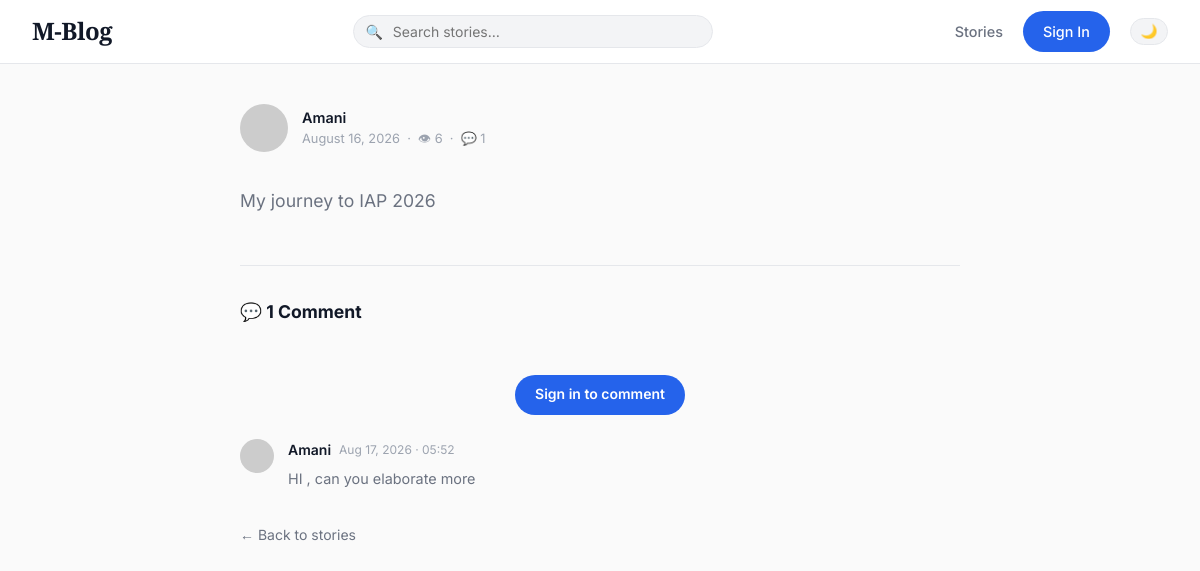
/post/1, run on the app's committed database.
### app/models.py (models this page shows, shortened)
class User(UserMixin, db.Model):
    id: so.Mapped[int] = so.mapped_column(primary_key=True)
    username: so.Mapped[str] = so.mapped_column(sa.String(64), index=True)
    email: so.Mapped[str] = so.mapped_column(sa.String(120), index=True, unique=True)
    password_hash: so.Mapped[Optional[str]] = so.mapped_column(sa.String(256))
    about_me: so.Mapped[Optional[str]] = so.mapped_column(sa.String(140))
    last_seen: so.Mapped[Optional[datetime]] = so.mapped_column(
        default=lambda: datetime.now(timezone.utc)
    )
    is_admin: so.Mapped[bool] = so.mapped_column(
        sa.Boolean, default=False, server_default=sa.text('0')
    )
    is_email_verified: so.Mapped[bool] = so.mapped_column(
        sa.Boolean, default=False, server_default=sa.text('1')
    )
    verification_token: so.Mapped[Optional[str]] = so.mapped_column(sa.String(256))
    api_key: so.Mapped[Optional[str]] = so.mapped_column(
        sa.String(64), unique=True, index=True
    )
    github_id: so.Mapped[Optional[str]] = so.mapped_column(sa.String(64))
    posts: so.WriteOnlyMapped['Post'] = so.relationship(
        'Post', back_populates='author'
    )
    comments: so.WriteOnlyMapped['Comment'] = so.relationship(
        'Comment', back_populates='author'
    )
    notifications: so.WriteOnlyMapped['Notification'] = so.relationship(
        'Notification', back_populates='user'
    )
    following: so.WriteOnlyMapped['User'] = so.relationship(
        'User', secondary=followers,
        primaryjoin=(followers.c.follower_id == id),
        secondaryjoin=(followers.c.followed_id == id),
        back_populates='followers'
    )
    followers: so.WriteOnlyMapped['User'] = so.relationship(
        'User', secondary=followers,
        primaryjoin=(followers.c.followed_id == id),
        secondaryjoin=(followers.c.follower_id == id),
        back_populates='following'
    )
    def avatar(self, size):
        digest = md5(self.email.lower().encode('utf-8')).hexdigest()
        return f'https://www.gravatar.com/avatar/{digest}?d=identicon&s={size}'

class Post(db.Model):
    id: so.Mapped[int] = so.mapped_column(primary_key=True)
    title: so.Mapped[Optional[str]] = so.mapped_column(sa.String(140))
    body: so.Mapped[str] = so.mapped_column(sa.Text)
    timestamp: so.Mapped[datetime] = so.mapped_column(
        index=True, default=lambda: datetime.now(timezone.utc)
    )
    user_id: so.Mapped[int] = so.mapped_column(sa.ForeignKey(User.id), index=True)
    view_count: so.Mapped[int] = so.mapped_column(
        sa.Integer, default=0, server_default=sa.text('0')
    )
    author: so.Mapped[User] = so.relationship('User', back_populates='posts')
    tags: so.Mapped[list['Tag']] = so.relationship(
        'Tag', secondary=post_tags, back_populates='posts'
    )
    comments: so.WriteOnlyMapped['Comment'] = so.relationship(
        'Comment', back_populates='post', cascade='all, delete-orphan'
    )

class Comment(db.Model):
    id: so.Mapped[int] = so.mapped_column(primary_key=True)
    body: so.Mapped[str] = so.mapped_column(sa.Text)
    timestamp: so.Mapped[datetime] = so.mapped_column(
        index=True, default=lambda: datetime.now(timezone.utc)
    )
    user_id: so.Mapped[int] = so.mapped_column(sa.ForeignKey(User.id), index=True)
    post_id: so.Mapped[int] = so.mapped_column(sa.ForeignKey(Post.id), index=True)
    author: so.Mapped[User] = so.relationship('User', back_populates='comments')
    post: so.Mapped[Post] = so.relationship('Post', back_populates='comments')

### app/routes.py (the view)
@app.route('/post/<int:post_id>', methods=['GET'])
def post_detail(post_id):
    post = db.get_or_404(Post, post_id)
    increment_view(post)
    comment_form = CommentForm()
    comments = db.session.scalars(
        post.comments.select().order_by(Comment.timestamp.asc())
    ).all()
    return render_template(
        'post.html', title=post.title or 'Post',
        post=post, comment_form=comment_form, comments=comments,
    )

### app/forms.py
class CommentForm(FlaskForm):
    body = TextAreaField(
        'Your comment', validators=[DataRequired(), Length(min=1, max=1000)]
    )
    submit = SubmitField('Post Comment')

### app/routes.py (called while the page is built, shortened)
def render_markdown(text):
    html = markdown2.markdown(
        text,
        extras=['fenced-code-blocks', 'tables', 'strike', 'task_list']
    )
    return bleach.clean(html, tags=ALLOWED_TAGS, attributes=ALLOWED_ATTRS)

def increment_view(post):
    if current_user.is_authenticated and current_user.id == post.user_id:
        return
    from app import redis_client
    post.view_count = (post.view_count or 0) + 1
    db.session.commit()

@app.before_request
def before_request():
    if current_user.is_authenticated:
        current_user.last_seen = datetime.now(timezone.utc)
        db.session.commit()

### app/templates/post.html (shortened to what this page needs)
{% extends "base.html" %}
{% block content %}
<div class="post-detail">
    <header class="post-detail-header">
        <div class="post-meta" style="margin-bottom:1.5rem;">
            <img src="{{ post.author.avatar(48) }}" class="post-avatar" style="width:48px;height:48px;" alt="{{ post.author.username }}">
            <div>
                <div class="post-author">
                    <a href="{{ url_for('user', username=post.author.username) }}"
                       style="color:var(--text-primary);">{{ post.author.username }}</a>
                </div>
                <div class="post-date">
                    {{ post.timestamp.strftime('%B %d, %Y') }}
                    &nbsp;·&nbsp;
                    <span title="Views">👁 {{ post.view_count }}</span>
                    &nbsp;·&nbsp;
                    <span title="Comments">💬 {{ comments | length }}</span>
                </div>
            </div>
        </div>
    </header>
    <div class="post-detail-body">
        {{ post.body | markdown | safe }}
    </div>
    <section class="comments-section" aria-label="Comments">
        <h2 class="comments-title">
            💬 {{ comments | length }} Comment{{ 's' if comments | length != 1 else '' }}
        </h2>
        {% if current_user.is_authenticated %}
        <div class="comment-form-wrap">
            <div style="display:flex;gap:.75rem;align-items:flex-start;margin-bottom:.75rem;">
                <img src="{{ current_user.avatar(34) }}" class="comment-avatar" alt="{{ current_user.username }}">
                <span style="font-weight:600;font-size:.875rem;padding-top:.15rem;">{{ current_user.username }}</span>
            </div>
            <form action="{{ url_for('add_comment', post_id=post.id) }}" method="post" id="comment-form">
                {{ comment_form.hidden_tag() }}
                {{ comment_form.body(placeholder="Share your thoughts…", id="comment-body") }}
                {% for error in comment_form.body.errors %}
                <span class="form-error">{{ error }}</span>
                {% endfor %}
                <button type="submit" class="btn-primary" id="comment-submit">Post Comment</button>
            </form>
        </div>
        {% else %}
        <div style="text-align:center;padding:1.5rem;color:var(--text-muted);font-size:.9rem;">
            <a href="{{ url_for('login') }}" class="btn-primary">Sign in to comment</a>
        </div>
        {% endif %}
        {% if comments %}
        <div id="comment-list">
            {% for comment in comments %}
            <div class="comment" id="comment-{{ comment.id }}">
                <img src="{{ comment.author.avatar(34) }}" class="comment-avatar" alt="{{ comment.author.username }}">
                <div class="comment-body-wrap">
                    <div class="comment-meta">
                        <a href="{{ url_for('user', username=comment.author.username) }}" class="comment-author"
                           style="color:var(--text-primary);">{{ comment.author.username }}</a>
                        <span class="comment-date">{{ comment.timestamp.strftime('%b %d, %Y · %H:%M') }}</span>
                    </div>
                    <p class="comment-body">{{ comment.body }}</p>
                </div>
            </div>
            {% endfor %}
        </div>
        {% else %}
        <div style="text-align:center;padding:2rem;color:var(--text-muted);">
            No comments yet. Be the first!
        </div>
        {% endif %}
    </section>
</div>
<div style="max-width:720px;margin:2rem auto 0;">
    <a href="{{ url_for('index') }}" style="font-size:.875rem;color:var(--text-secondary);">← Back to stories</a>
</div>
{% endblock %}

### app/static/css/style.css (style rules this page uses)
:root { --bg-color: #fafafa; --bg-subtle: #f3f4f6; --text-primary: #111827; --text-secondary: #6b7280; --text-muted: #9ca3af; --border-color: #e5e7eb; --primary: #2563eb; --primary-hover: #1d4ed8; --primary-subtle: #eff6ff; --success: #16a34a; --danger: #dc2626; --card-bg: #ffffff; --card-shadow: 0 1px 3px rgba(0,0,0,.06), 0 1px 2px rgba(0,0,0,.04); --card-shadow-hover: 0 4px 20px rgba(0,0,0,.1); --font-serif: 'Playfair Display', serif; --font-sans: 'Inter', sans-serif; --max-width: 1200px; --radius-sm: 6px; --radius-md: 12px; --radius-lg: 18px; --radius-pill: 999px; --transition: 0.2s ease; --navbar-h: 64px; }
*, *::before, *::after { box-sizing: border-box; margin: 0; padding: 0; }
html { scroll-behavior: smooth; }
body { font-family: var(--font-sans); background-color: var(--bg-color); color: var(--text-primary); line-height: 1.6; -webkit-font-smoothing: antialiased; transition: background-color var(--transition), color var(--transition); padding-top: var(--navbar-h); }
h1, h2, h3, h4, h5, h6 { font-family: var(--font-serif); font-weight: 700; color: var(--text-primary); margin-bottom: .75rem; }
a { color: var(--primary); text-decoration: none; transition: color var(--transition); }
img { max-width: 100%; }
.btn-primary { background-color: var(--primary); color: #fff !important; padding: .55rem 1.25rem; border-radius: var(--radius-pill); font-weight: 600; font-size: .875rem; border: none; cursor: pointer; transition: background var(--transition), transform .1s; display: inline-flex; align-items: center; gap: .4rem; }
.post-meta { display: flex; align-items: center; gap: .875rem; margin-bottom: .875rem; }
.post-avatar { width: 38px; height: 38px; border-radius: 50%; object-fit: cover; }
.post-author { font-weight: 600; font-size: .9rem; color: var(--text-primary); }
.post-date { font-size: .8rem; color: var(--text-muted); }
.post-detail { max-width: 720px; margin: 0 auto; }
.post-detail-header { margin-bottom: 2rem; }
.post-detail-body { font-size: 1.1rem; line-height: 1.9; color: var(--text-secondary); }
.post-detail-body p { margin-bottom: 1.25rem; }
.comments-section { max-width: 720px; margin: 3rem auto 0; padding-top: 2rem; border-top: 1px solid var(--border-color); }
.comments-title { font-size: 1.1rem; font-family: var(--font-sans); font-weight: 700; margin-bottom: 1.5rem; }
.comment { display: flex; gap: .875rem; margin-bottom: 1.5rem; animation: slide-in .25s ease; }
.comment-avatar { width: 34px; height: 34px; border-radius: 50%; flex-shrink: 0; object-fit: cover; }
.comment-body-wrap { flex: 1; }
.comment-meta { display: flex; align-items: center; gap: .5rem; margin-bottom: .35rem; }
.comment-author { font-weight: 600; font-size: .875rem; }
.comment-date { font-size: .75rem; color: var(--text-muted); }
.comment-body { font-size: .9rem; color: var(--text-secondary); line-height: 1.65; }

### data on the page
User: author.username "Amani"
Post: timestamp "August 16, 2026", view_count "6", body "My journey to IAP 2026"
Comment: author.username "Amani", timestamp "Aug 17, 2026 · 05:52", body "HI , can you elaborate more"

### other printed values
{{ comments | length }} "1"
